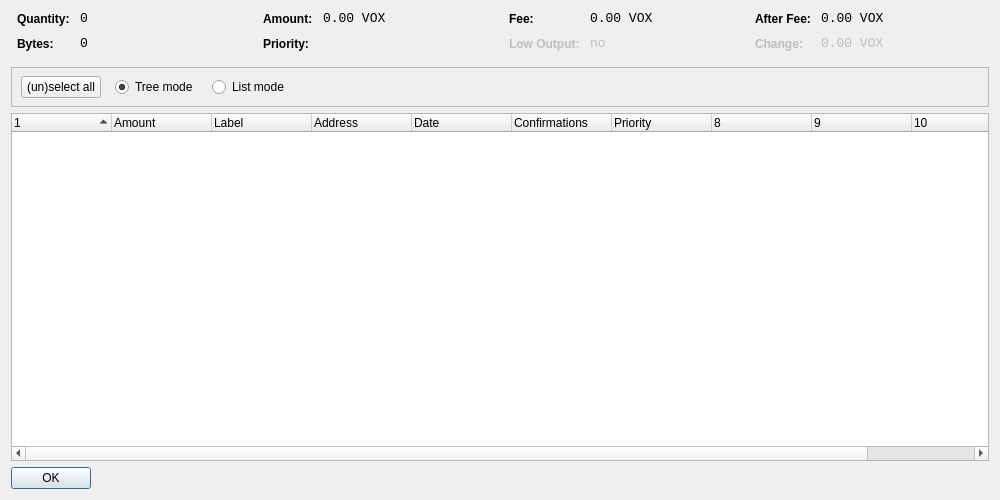
<?xml version="1.0" encoding="UTF-8"?>
<ui version="4.0">
 <class>CoinControlDialog</class>
 <widget class="QDialog" name="CoinControlDialog">
  <property name="geometry">
   <rect>
    <x>0</x>
    <y>0</y>
    <width>1000</width>
    <height>500</height>
   </rect>
  </property>
  <property name="windowTitle">
   <string>Coin Control</string>
  </property>
  <property name="styleSheet">
   <string notr="true">background-image: url(:/images/2s);</string>
  </property>
  <layout class="QVBoxLayout" name="verticalLayout">
   <item>
    <layout class="QHBoxLayout" name="horizontalLayoutTop" stretch="0,0,0,0">
     <property name="topMargin">
      <number>0</number>
     </property>
     <property name="bottomMargin">
      <number>10</number>
     </property>
     <item>
      <layout class="QFormLayout" name="formLayoutCoinControl1">
       <property name="horizontalSpacing">
        <number>10</number>
       </property>
       <property name="verticalSpacing">
        <number>10</number>
       </property>
       <property name="leftMargin">
        <number>6</number>
       </property>
       <property name="rightMargin">
        <number>6</number>
       </property>
       <item row="0" column="0">
        <widget class="QLabel" name="labelCoinControlQuantityText">
         <property name="styleSheet">
          <string notr="true">font-weight:bold;</string>
         </property>
         <property name="text">
          <string>Quantity:</string>
         </property>
        </widget>
       </item>
       <item row="0" column="1">
        <widget class="QLabel" name="labelCoinControlQuantity">
         <property name="font">
          <font>
           <family>Monospace</family>
           <pointsize>10</pointsize>
          </font>
         </property>
         <property name="cursor">
          <cursorShape>IBeamCursor</cursorShape>
         </property>
         <property name="contextMenuPolicy">
          <enum>Qt::ActionsContextMenu</enum>
         </property>
         <property name="text">
          <string notr="true">0</string>
         </property>
         <property name="textInteractionFlags">
          <set>Qt::LinksAccessibleByMouse|Qt::TextSelectableByKeyboard|Qt::TextSelectableByMouse</set>
         </property>
        </widget>
       </item>
       <item row="1" column="0">
        <widget class="QLabel" name="labelCoinControlBytesText">
         <property name="styleSheet">
          <string notr="true">font-weight:bold;</string>
         </property>
         <property name="text">
          <string>Bytes:</string>
         </property>
        </widget>
       </item>
       <item row="1" column="1">
        <widget class="QLabel" name="labelCoinControlBytes">
         <property name="font">
          <font>
           <family>Monospace</family>
           <pointsize>10</pointsize>
          </font>
         </property>
         <property name="cursor">
          <cursorShape>IBeamCursor</cursorShape>
         </property>
         <property name="contextMenuPolicy">
          <enum>Qt::ActionsContextMenu</enum>
         </property>
         <property name="text">
          <string notr="true">0</string>
         </property>
         <property name="textInteractionFlags">
          <set>Qt::LinksAccessibleByMouse|Qt::TextSelectableByKeyboard|Qt::TextSelectableByMouse</set>
         </property>
        </widget>
       </item>
      </layout>
     </item>
     <item>
      <layout class="QFormLayout" name="formLayoutCoinControl2">
       <property name="horizontalSpacing">
        <number>10</number>
       </property>
       <property name="verticalSpacing">
        <number>10</number>
       </property>
       <property name="leftMargin">
        <number>6</number>
       </property>
       <property name="rightMargin">
        <number>6</number>
       </property>
       <item row="0" column="0">
        <widget class="QLabel" name="labelCoinControlAmountText">
         <property name="styleSheet">
          <string notr="true">font-weight:bold;</string>
         </property>
         <property name="text">
          <string>Amount:</string>
         </property>
        </widget>
       </item>
       <item row="0" column="1">
        <widget class="QLabel" name="labelCoinControlAmount">
         <property name="font">
          <font>
           <family>Monospace</family>
           <pointsize>10</pointsize>
          </font>
         </property>
         <property name="cursor">
          <cursorShape>IBeamCursor</cursorShape>
         </property>
         <property name="contextMenuPolicy">
          <enum>Qt::ActionsContextMenu</enum>
         </property>
         <property name="text">
          <string notr="true">0.00 VOX</string>
         </property>
         <property name="textInteractionFlags">
          <set>Qt::LinksAccessibleByMouse|Qt::TextSelectableByKeyboard|Qt::TextSelectableByMouse</set>
         </property>
        </widget>
       </item>
       <item row="1" column="0">
        <widget class="QLabel" name="labelCoinControlPriorityText">
         <property name="styleSheet">
          <string notr="true">font-weight:bold;</string>
         </property>
         <property name="text">
          <string>Priority:</string>
         </property>
        </widget>
       </item>
       <item row="1" column="1">
        <widget class="QLabel" name="labelCoinControlPriority">
         <property name="font">
          <font>
           <family>Monospace</family>
           <pointsize>10</pointsize>
          </font>
         </property>
         <property name="cursor">
          <cursorShape>IBeamCursor</cursorShape>
         </property>
         <property name="contextMenuPolicy">
          <enum>Qt::ActionsContextMenu</enum>
         </property>
         <property name="text">
          <string/>
         </property>
         <property name="textInteractionFlags">
          <set>Qt::LinksAccessibleByMouse|Qt::TextSelectableByKeyboard|Qt::TextSelectableByMouse</set>
         </property>
        </widget>
       </item>
      </layout>
     </item>
     <item>
      <layout class="QFormLayout" name="formLayoutCoinControl3">
       <property name="horizontalSpacing">
        <number>10</number>
       </property>
       <property name="verticalSpacing">
        <number>10</number>
       </property>
       <property name="leftMargin">
        <number>6</number>
       </property>
       <property name="rightMargin">
        <number>6</number>
       </property>
       <item row="0" column="0">
        <widget class="QLabel" name="labelCoinControlFeeText">
         <property name="styleSheet">
          <string notr="true">font-weight:bold;</string>
         </property>
         <property name="text">
          <string>Fee:</string>
         </property>
        </widget>
       </item>
       <item row="0" column="1">
        <widget class="QLabel" name="labelCoinControlFee">
         <property name="font">
          <font>
           <family>Monospace</family>
           <pointsize>10</pointsize>
          </font>
         </property>
         <property name="cursor">
          <cursorShape>IBeamCursor</cursorShape>
         </property>
         <property name="contextMenuPolicy">
          <enum>Qt::ActionsContextMenu</enum>
         </property>
         <property name="text">
          <string notr="true">0.00 VOX</string>
         </property>
         <property name="textInteractionFlags">
          <set>Qt::LinksAccessibleByMouse|Qt::TextSelectableByKeyboard|Qt::TextSelectableByMouse</set>
         </property>
        </widget>
       </item>
       <item row="1" column="0">
        <widget class="QLabel" name="labelCoinControlLowOutputText">
         <property name="enabled">
          <bool>false</bool>
         </property>
         <property name="styleSheet">
          <string notr="true">font-weight:bold;</string>
         </property>
         <property name="text">
          <string>Low Output:</string>
         </property>
        </widget>
       </item>
       <item row="1" column="1">
        <widget class="QLabel" name="labelCoinControlLowOutput">
         <property name="enabled">
          <bool>false</bool>
         </property>
         <property name="font">
          <font>
           <family>Monospace</family>
           <pointsize>10</pointsize>
          </font>
         </property>
         <property name="cursor">
          <cursorShape>IBeamCursor</cursorShape>
         </property>
         <property name="contextMenuPolicy">
          <enum>Qt::ActionsContextMenu</enum>
         </property>
         <property name="text">
          <string notr="true">no</string>
         </property>
         <property name="textInteractionFlags">
          <set>Qt::LinksAccessibleByMouse|Qt::TextSelectableByKeyboard|Qt::TextSelectableByMouse</set>
         </property>
        </widget>
       </item>
      </layout>
     </item>
     <item>
      <layout class="QFormLayout" name="formLayoutCoinControl4">
       <property name="horizontalSpacing">
        <number>10</number>
       </property>
       <property name="verticalSpacing">
        <number>10</number>
       </property>
       <property name="leftMargin">
        <number>6</number>
       </property>
       <property name="rightMargin">
        <number>6</number>
       </property>
       <item row="0" column="0">
        <widget class="QLabel" name="labelCoinControlAfterFeeText">
         <property name="styleSheet">
          <string notr="true">font-weight:bold;</string>
         </property>
         <property name="text">
          <string>After Fee:</string>
         </property>
        </widget>
       </item>
       <item row="0" column="1">
        <widget class="QLabel" name="labelCoinControlAfterFee">
         <property name="font">
          <font>
           <family>Monospace</family>
           <pointsize>10</pointsize>
          </font>
         </property>
         <property name="cursor">
          <cursorShape>IBeamCursor</cursorShape>
         </property>
         <property name="contextMenuPolicy">
          <enum>Qt::ActionsContextMenu</enum>
         </property>
         <property name="text">
          <string notr="true">0.00 VOX</string>
         </property>
         <property name="textInteractionFlags">
          <set>Qt::LinksAccessibleByMouse|Qt::TextSelectableByKeyboard|Qt::TextSelectableByMouse</set>
         </property>
        </widget>
       </item>
       <item row="1" column="0">
        <widget class="QLabel" name="labelCoinControlChangeText">
         <property name="enabled">
          <bool>false</bool>
         </property>
         <property name="styleSheet">
          <string notr="true">font-weight:bold;</string>
         </property>
         <property name="text">
          <string>Change:</string>
         </property>
        </widget>
       </item>
       <item row="1" column="1">
        <widget class="QLabel" name="labelCoinControlChange">
         <property name="enabled">
          <bool>false</bool>
         </property>
         <property name="font">
          <font>
           <family>Monospace</family>
           <pointsize>10</pointsize>
          </font>
         </property>
         <property name="cursor">
          <cursorShape>IBeamCursor</cursorShape>
         </property>
         <property name="contextMenuPolicy">
          <enum>Qt::ActionsContextMenu</enum>
         </property>
         <property name="text">
          <string notr="true">0.00 VOX</string>
         </property>
         <property name="textInteractionFlags">
          <set>Qt::LinksAccessibleByMouse|Qt::TextSelectableByKeyboard|Qt::TextSelectableByMouse</set>
         </property>
        </widget>
       </item>
      </layout>
     </item>
    </layout>
   </item>
   <item>
    <widget class="QFrame" name="frame">
     <property name="minimumSize">
      <size>
       <width>0</width>
       <height>40</height>
      </size>
     </property>
     <property name="frameShape">
      <enum>QFrame::StyledPanel</enum>
     </property>
     <property name="frameShadow">
      <enum>QFrame::Sunken</enum>
     </property>
     <widget class="QWidget" name="horizontalLayoutWidget">
      <property name="geometry">
       <rect>
        <x>10</x>
        <y>0</y>
        <width>781</width>
        <height>41</height>
       </rect>
      </property>
      <layout class="QHBoxLayout" name="horizontalLayoutPanel" stretch="0,0,0,0">
       <property name="spacing">
        <number>14</number>
       </property>
       <item>
        <widget class="QPushButton" name="pushButtonSelectAll">
         <property name="sizePolicy">
          <sizepolicy hsizetype="Maximum" vsizetype="Fixed">
           <horstretch>0</horstretch>
           <verstretch>0</verstretch>
          </sizepolicy>
         </property>
         <property name="text">
          <string>(un)select all</string>
         </property>
        </widget>
       </item>
       <item>
        <widget class="QRadioButton" name="radioTreeMode">
         <property name="sizePolicy">
          <sizepolicy hsizetype="Maximum" vsizetype="Fixed">
           <horstretch>0</horstretch>
           <verstretch>0</verstretch>
          </sizepolicy>
         </property>
         <property name="text">
          <string>Tree mode</string>
         </property>
         <property name="checked">
          <bool>true</bool>
         </property>
        </widget>
       </item>
       <item>
        <widget class="QRadioButton" name="radioListMode">
         <property name="sizePolicy">
          <sizepolicy hsizetype="Maximum" vsizetype="Fixed">
           <horstretch>0</horstretch>
           <verstretch>0</verstretch>
          </sizepolicy>
         </property>
         <property name="text">
          <string>List mode</string>
         </property>
        </widget>
       </item>
       <item>
        <spacer name="horizontalSpacer">
         <property name="orientation">
          <enum>Qt::Horizontal</enum>
         </property>
         <property name="sizeHint" stdset="0">
          <size>
           <width>40</width>
           <height>20</height>
          </size>
         </property>
        </spacer>
       </item>
      </layout>
     </widget>
    </widget>
   </item>
   <item>
    <widget class="CoinControlTreeWidget" name="treeWidget">
     <property name="contextMenuPolicy">
      <enum>Qt::CustomContextMenu</enum>
     </property>
     <property name="sortingEnabled">
      <bool>false</bool>
     </property>
     <property name="columnCount">
      <number>11</number>
     </property>
     <attribute name="headerShowSortIndicator" stdset="0">
      <bool>true</bool>
     </attribute>
     <attribute name="headerStretchLastSection">
      <bool>false</bool>
     </attribute>
     <column>
      <property name="text">
       <string/>
      </property>
     </column>
     <column>
      <property name="text">
       <string>Amount</string>
      </property>
     </column>
     <column>
      <property name="text">
       <string>Label</string>
      </property>
     </column>
     <column>
      <property name="text">
       <string>Address</string>
      </property>
     </column>
     <column>
      <property name="text">
       <string>Date</string>
      </property>
     </column>
     <column>
      <property name="text">
       <string>Confirmations</string>
      </property>
      <property name="toolTip">
       <string>Confirmed</string>
      </property>
     </column>
     <column>
      <property name="text">
       <string>Priority</string>
      </property>
     </column>
     <column>
      <property name="text">
       <string/>
      </property>
     </column>
     <column>
      <property name="text">
       <string/>
      </property>
     </column>
     <column>
      <property name="text">
       <string/>
      </property>
     </column>
     <column>
      <property name="text">
       <string/>
      </property>
     </column>
    </widget>
   </item>
   <item>
    <widget class="QDialogButtonBox" name="buttonBox">
     <property name="sizePolicy">
      <sizepolicy hsizetype="Maximum" vsizetype="Fixed">
       <horstretch>0</horstretch>
       <verstretch>0</verstretch>
      </sizepolicy>
     </property>
     <property name="orientation">
      <enum>Qt::Horizontal</enum>
     </property>
     <property name="standardButtons">
      <set>QDialogButtonBox::Ok</set>
     </property>
    </widget>
   </item>
  </layout>
 </widget>
 <customwidgets>
  <customwidget>
   <class>CoinControlTreeWidget</class>
   <extends>QTreeWidget</extends>
   <header>coincontroltreewidget.h</header>
  </customwidget>
 </customwidgets>
 <resources/>
 <connections/>
</ui>
